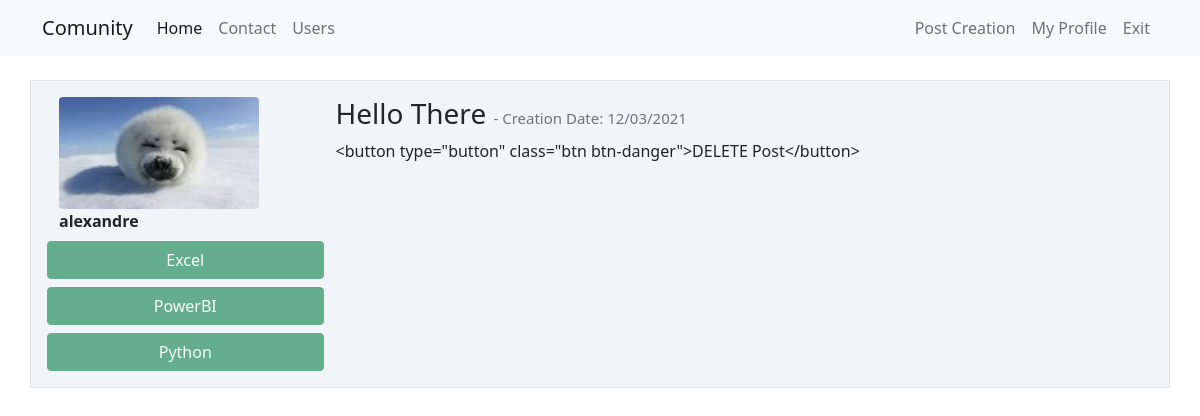
The app's page /post/3 (signed in) with its own data.
### communitywebsite/models.py (models this page shows, shortened)
class Customer(database.Model, UserMixin):
    id = database.Column(database.Integer, primary_key=True)
    username = database.Column(database.String, nullable=False)
    email = database.Column(database.String, nullable=False, unique=True)
    password = database.Column(database.String, nullable=False)
    user_picture = database.Column(database.String, default='default.jpg')
    posts = database.relationship('Post', backref='author', lazy=True)
    courses = database.Column(database.String, nullable=False, default='Uninformed')

class Post(database.Model):
    id = database.Column(database.Integer, primary_key=True)
    title = database.Column(database.String, nullable=False)
    body = database.Column(database.Text, nullable=False)
    creation_date = database.Column(database.DateTime, nullable=False, default=datetime.utcnow)
    user_id = database.Column(database.Integer, database.ForeignKey('customer.id'), nullable=False)

### communitywebsite/routes.py (the view)
@app.route('/post/<post_id>', methods=['GET', 'POST'])
@login_required
def show_post(post_id):
    post = Post.query.get(post_id)
    if current_user == post.author:
        form = FormCreatePost()
        if request.method == 'GET':
            form.title.data = post.title
            form.body.data = post.body
        elif form.validate_on_submit():
            post.title = form.title.data
            post.body = form.body.data
            database.session.commit()
            flash('Post Updated Successfully', 'alert-success')
            return redirect(url_for('home'))
    else:
        form = None
    return render_template('post.html', post=post, form=form)

### communitywebsite/models.py (called while the page is built)
@login_manager.user_loader
def load_user(id_user):
    return Customer.query.get(int(id_user))

### communitywebsite/templates/post.html (shortened to what this page needs)
{% extends 'base.html' %}
{% block body %}
    <div class="container mt-3">
        <div class="row border mt-4 p-3 mypost">
            <div class="col col-3">
                <div class="image pe-2"> <img src="{{ url_for('static', filename='Profile_Pictures/{}'.format(post.author.user_picture)) }}" class="rounded" width="200"> </div>
                <strong>{{ post.author.username }}</strong>
                <div class="row justify-content-center">
                        {% for course in post.author.courses.split(';') %}
                            <button type="button" class="btn btn-success mt-2" disabled>{{ course }}</button>
                        {% endfor %}
                </div>
            </div>
            <div class="col col-9">
                <h3>{{ post.title }}
                    <small class="text-muted" style="font-size: 15px"> - Creation Date: {{ post.creation_date.strftime('%m/%d/%Y') }}
                    </small>
                </h3>
                <p>{{ post.body }}</p>
            </div>
        </div>
    </div>
{% endblock %}

### communitywebsite/static/main.css (style rules this page uses)
.mypost { background: #f2f5f8 !important; }

### records on screen
Customer: user_picture (picture), author.username "alexandre"
Post: title "Hello There", creation_date "12/03/2021", body "<button type=\"button\" class=\"btn btn-danger\">DELETE Post</button>"

### other values on screen
{{ course }} "Excel" "PowerBI" "Python"
